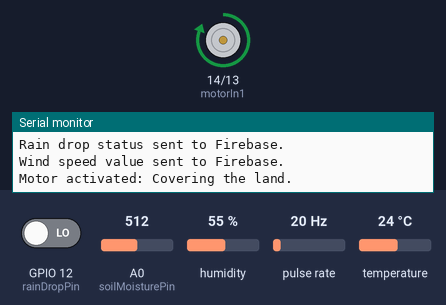
Bench run of a sketch on a simulated ESP8266 (NodeMCU). Parts: motor-driver pin pairs drawn as motors (green arrow = first pin HIGH = forward, orange = second pin HIGH = backward, longer = more drive, scaled by the enable pin), the last lines printed to the serial monitor. Wiring (inferred from the names in the program): pulse sensor: data GPIO 5. The inputs (shaded band) are chosen by the test bench; at power-on: GPIO 12 (rainDropPin) LOW, A0 (soilMoisturePin) = 512, humidity 55 %, pulse rate 20 Hz, temperature 24 °C. WiFi joins after 1.5 s; servers stay silent unless stated.

Above: at 2.7 s.
2.8 s: GPIO 12 (rainDropPin) driven HIGH
At 14.2 s:
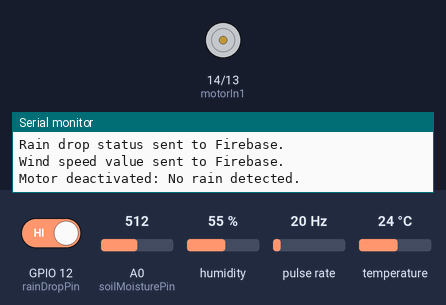
14.3 s: GPIO 12 (rainDropPin) driven LOW
At 26.1 s:
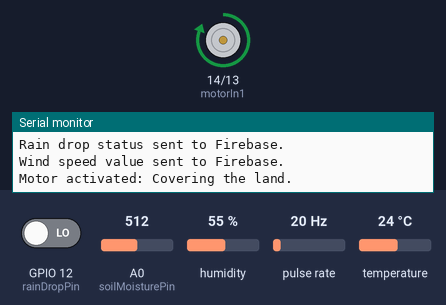
Timing chart, 0 to 27.6 s (numbered marks = the images above; inputs shaded):
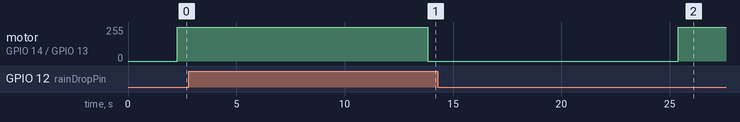

The sketch:

all.ino
```cpp
#include <ESP8266WiFi.h>
#include <FirebaseESP8266.h>
#include <DHT.h>

// Replace these with your network credentials
const char* ssid = "sandeep";
const char* password = "sandeep1";

// Firebase settings
#define FIREBASE_HOST "agritest-620ac-default-rtdb.firebaseio.com"
#define FIREBASE_AUTH "uLrT0U5KdPpVwPUkQoU5lQoZ92xo7OxqDaEFlxYD"

// DHT11 settings
#define DHTPIN 15  // GPIO15 corresponds to D8 on NodeMCU
#define DHTTYPE DHT11
DHT dht(DHTPIN, DHTTYPE);

FirebaseData firebaseData;
FirebaseConfig config;
FirebaseAuth auth;

// Sensor pins
const int soilMoisturePin = A0;  // Connect Soil moisture analog sensor pin to A0 of NodeMCU
const int rainDropPin = 12;      // Connect Rain drop digital sensor pin to GPIO12 (D6 on NodeMCU)

// Motor control pins
const int motorIn1 = 14;  // Connect to IN1 on L298N
const int motorIn2 = 13;  // Connect to IN2 on L298N
const int motorENA = 4;   // Connect to ENA on L298N (optional for speed control)

// Debounce variables
int rainState = LOW;
int lastRainState = LOW;
unsigned long lastDebounceTime = 0;
unsigned long debounceDelay = 50;  // 50 milliseconds debounce delay

// Anemometer pin
#define ANEMOMETERPIN 5 // GPIO5 corresponds to D1 on NodeMCU

volatile unsigned long pulseCount; // Number of pulses from the anemometer
unsigned long lastPulseTime;       // Time of the last pulse

void IRAM_ATTR countPulse() {
  pulseCount++;
}

void setup() {
  Serial.begin(115200);
  WiFi.begin(ssid, password);
  Serial.print("Connecting to Wi-Fi");

  while (WiFi.status() != WL_CONNECTED) {
    delay(500);
    Serial.print(".");
  }

  Serial.println("WiFi Connected!");

  // Firebase initialization
  config.host = FIREBASE_HOST;
  config.signer.tokens.legacy_token = FIREBASE_AUTH;

  Firebase.begin(&config, &auth);
  Firebase.reconnectWiFi(true);

  dht.begin();
  pinMode(rainDropPin, INPUT); // Set rain drop pin as input

  // Set up the anemometer pin
  pinMode(ANEMOMETERPIN, INPUT_PULLUP);
  attachInterrupt(digitalPinToInterrupt(ANEMOMETERPIN), countPulse, FALLING);

  // Set up motor control pins
  pinMode(motorIn1, OUTPUT);
  pinMode(motorIn2, OUTPUT);
  pinMode(motorENA, OUTPUT);

  // Initialize variables
  pulseCount = 0;
  lastPulseTime = 0;
}

void loop() {
  float h = dht.readHumidity();
  float t = dht.readTemperature();
  float soilMoisture = 100.00 - ((analogRead(soilMoisturePin) / 1023.00) * 100.00);

  // Read the rain sensor input
  int reading = digitalRead(rainDropPin);

  // If the switch changed, due to noise or pressing:
  if (reading != lastRainState) {
    // Reset the debouncing timer
    lastDebounceTime = millis();
  }

  if ((millis() - lastDebounceTime) > debounceDelay) {
    // Whatever the reading is at, it's been there for longer than the debounce delay
    // so take it as the actual current state:
    if (reading != rainState) {
      rainState = reading;
    }
  }

  lastRainState = reading;

  if (isnan(h) || isnan(t)) {
    Serial.println("Failed to read from DHT sensor!");
    return;
  }

  // Anemometer calculation
  unsigned long currentTime = millis();
  unsigned long elapsedTime = currentTime - lastPulseTime;
  float windSpeed = 0;

  // Only update every second (or any desired interval)
  if (elapsedTime > 1000) {
    windSpeed = (pulseCount / (elapsedTime / 1000.0)) / 4.5; // Assuming 4.5 pulses per second per m/s
    Serial.print("Wind Speed: ");
    Serial.print(windSpeed);
    Serial.println(" m/s");

    // Reset variables for the next calculation
    pulseCount = 0;
    lastPulseTime = currentTime;
  }

  // Print sensor values
  Serial.print("Humidity: ");
  Serial.print(h);
  Serial.print(" %\t");
  Serial.print("Temperature: ");
  Serial.print(t);
  Serial.println(" *C");

  Serial.print("Soil Moisture (in Percentage) = ");
  Serial.print(soilMoisture);
  Serial.println("%");

  String rainStatus = rainState == HIGH ? "No Rain" : "Rain Detected";
  Serial.print("Rain Drop = ");
  Serial.println(rainStatus);

  // Send humidity value to Firebase
  if (Firebase.setFloat(firebaseData, "/humidity", h)) {
    Serial.println("Humidity value sent to Firebase.");
  } else {
    Serial.println("Failed to send humidity value to Firebase.");
    Serial.println(firebaseData.errorReason()); // Print the error reason
  }

  // Send temperature value to Firebase
  if (Firebase.setFloat(firebaseData, "/temperature", t)) {
    Serial.println("Temperature value sent to Firebase.");
  } else {
    Serial.println("Failed to send temperature value to Firebase.");
    Serial.println(firebaseData.errorReason()); // Print the error reason
  }

  // Send soil moisture value to Firebase
  if (Firebase.setFloat(firebaseData, "/soilMoisture", soilMoisture)) {
    Serial.println("Soil moisture value sent to Firebase.");
  } else {
    Serial.println("Failed to send soil moisture value to Firebase.");
    Serial.println(firebaseData.errorReason()); // Print the error reason
  }

  // Send rain drop value to Firebase
  if (Firebase.setString(firebaseData, "/rainDrop", rainStatus)) {
    Serial.println("Rain drop status sent to Firebase.");
  } else {
    Serial.println("Failed to send rain drop status to Firebase.");
    Serial.println(firebaseData.errorReason()); // Print the error reason
  }

  // Send wind speed value to Firebase
  if (Firebase.setFloat(firebaseData, "/windSpeed", windSpeed)) {
    Serial.println("Wind speed value sent to Firebase.");
  } else {
    Serial.println("Failed to send wind speed value to Firebase.");
    Serial.println(firebaseData.errorReason()); // Print the error reason
  }

  // Control the motor based on rain detection
  if (rainState == LOW) {  // Rain detected
    digitalWrite(motorIn1, HIGH);
    digitalWrite(motorIn2, LOW);
    analogWrite(motorENA, 255);  // Set motor speed (0-255)
    Serial.println("Motor activated: Covering the land.");
  } else {
    digitalWrite(motorIn1, LOW);
    digitalWrite(motorIn2, LOW);
    analogWrite(motorENA, 0);  // Stop the motor
    Serial.println("Motor deactivated: No rain detected.");
  }

  delay(5000); // Delay for 5 seconds before the next reading
}
```

Measured:
- after the input at 2.8 s, motor on GPIO 14 (motorIn1) / GPIO 13 (motorIn2): forward 255/255 → stopped after 11.0 s
- after the input at 14.3 s, motor on GPIO 14 (motorIn1) / GPIO 13 (motorIn2): stopped → forward 255/255 after 11.1 s
